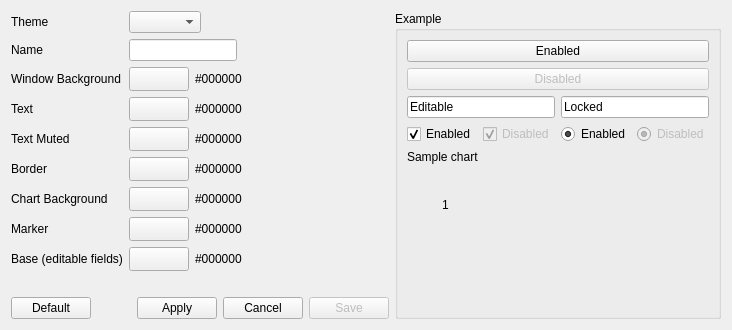
     <widget class="QWidget" name="tabThemes">
      <attribute name="title">
       <string>Themes</string>
      </attribute>
      <layout class="QHBoxLayout" name="horizontalLayout_themes">
       <item>
        <layout class="QVBoxLayout" name="verticalLayout_themesLeft">
         <item>
          <layout class="QFormLayout" name="formLayout_themes">
           <property name="fieldGrowthPolicy">
            <enum>QFormLayout::FieldGrowthPolicy::FieldsStayAtSizeHint</enum>
           </property>
           <item row="0" column="0">
            <widget class="QLabel" name="label_theme">
             <property name="text">
              <string>Theme</string>
             </property>
            </widget>
           </item>
           <item row="0" column="1">
            <widget class="NoScrollComboBox" name="themeComboBox"/>
           </item>
           <item row="1" column="0">
            <widget class="QLabel" name="label_themeName">
             <property name="text">
              <string>Name</string>
             </property>
            </widget>
           </item>
           <item row="1" column="1">
            <widget class="QLineEdit" name="themeNameEdit"/>
           </item>
           <item row="2" column="0">
            <widget class="QLabel" name="label_themeWindowBg">
             <property name="text">
              <string>Window Background</string>
             </property>
            </widget>
           </item>
           <item row="2" column="1">
            <layout class="QHBoxLayout" name="horizontalLayout_themeWindowBg">
             <item>
              <widget class="QToolButton" name="themeWindowBgBtn">
               <property name="minimumSize">
                <size>
                 <width>60</width>
                 <height>24</height>
                </size>
               </property>
               <property name="text">
                <string/>
               </property>
              </widget>
             </item>
             <item>
              <widget class="QLabel" name="themeWindowBgHexLabel">
               <property name="text">
                <string>#000000</string>
               </property>
              </widget>
             </item>
            </layout>
           </item>
           <item row="3" column="0">
            <widget class="QLabel" name="label_themeText">
             <property name="text">
              <string>Text</string>
             </property>
            </widget>
           </item>
           <item row="3" column="1">
            <layout class="QHBoxLayout" name="horizontalLayout_themeText">
             <item>
              <widget class="QToolButton" name="themeTextBtn">
               <property name="minimumSize">
                <size>
                 <width>60</width>
                 <height>24</height>
                </size>
               </property>
               <property name="text">
                <string/>
               </property>
              </widget>
             </item>
             <item>
              <widget class="QLabel" name="themeTextHexLabel">
               <property name="text">
                <string>#000000</string>
               </property>
              </widget>
             </item>
            </layout>
           </item>
           <item row="4" column="0">
            <widget class="QLabel" name="label_themeTextMuted">
             <property name="text">
              <string>Text Muted</string>
             </property>
            </widget>
           </item>
           <item row="4" column="1">
            <layout class="QHBoxLayout" name="horizontalLayout_themeTextMuted">
             <item>
              <widget class="QToolButton" name="themeTextMutedBtn">
               <property name="minimumSize">
                <size>
                 <width>60</width>
                 <height>24</height>
                </size>
               </property>
               <property name="text">
                <string/>
               </property>
              </widget>
             </item>
             <item>
              <widget class="QLabel" name="themeTextMutedHexLabel">
               <property name="text">
                <string>#000000</string>
               </property>
              </widget>
             </item>
            </layout>
           </item>
           <item row="5" column="0">
            <widget class="QLabel" name="label_themeBorder">
             <property name="text">
              <string>Border</string>
             </property>
            </widget>
           </item>
           <item row="5" column="1">
            <layout class="QHBoxLayout" name="horizontalLayout_themeBorder">
             <item>
              <widget class="QToolButton" name="themeBorderBtn">
               <property name="minimumSize">
                <size>
                 <width>60</width>
                 <height>24</height>
                </size>
               </property>
               <property name="text">
                <string/>
               </property>
              </widget>
             </item>
             <item>
              <widget class="QLabel" name="themeBorderHexLabel">
               <property name="text">
                <string>#000000</string>
               </property>
              </widget>
             </item>
            </layout>
           </item>
           <item row="6" column="0">
            <widget class="QLabel" name="label_themeChartBg">
             <property name="text">
              <string>Chart Background</string>
             </property>
            </widget>
           </item>
           <item row="6" column="1">
            <layout class="QHBoxLayout" name="horizontalLayout_themeChartBg">
             <item>
              <widget class="QToolButton" name="themeChartBgBtn">
               <property name="minimumSize">
                <size>
                 <width>60</width>
                 <height>24</height>
                </size>
               </property>
               <property name="text">
                <string/>
               </property>
              </widget>
             </item>
             <item>
              <widget class="QLabel" name="themeChartBgHexLabel">
               <property name="text">
                <string>#000000</string>
               </property>
              </widget>
             </item>
            </layout>
           </item>
           <item row="7" column="0">
            <widget class="QLabel" name="label_themeMarker">
             <property name="text">
              <string>Marker</string>
             </property>
            </widget>
           </item>
           <item row="7" column="1">
            <layout class="QHBoxLayout" name="horizontalLayout_themeMarker">
             <item>
              <widget class="QToolButton" name="themeMarkerBtn">
               <property name="minimumSize">
                <size>
                 <width>60</width>
                 <height>24</height>
                </size>
               </property>
               <property name="text">
                <string/>
               </property>
              </widget>
             </item>
             <item>
              <widget class="QLabel" name="themeMarkerHexLabel">
               <property name="text">
                <string>#000000</string>
               </property>
              </widget>
             </item>
            </layout>
           </item>
           <item row="8" column="0">
            <widget class="QLabel" name="label_themeBase">
             <property name="toolTip">
              <string>Editable field/control fill (QLineEdit/QSpinBox/QComboBox Base).
Was computed from Window Background, now directly-editable.</string>
             </property>
             <property name="text">
              <string>Base (editable fields)</string>
             </property>
            </widget>
           </item>
           <item row="8" column="1">
            <layout class="QHBoxLayout" name="horizontalLayout_themeBase">
             <item>
              <widget class="QToolButton" name="themeBaseBtn">
               <property name="minimumSize">
                <size>
                 <width>60</width>
                 <height>24</height>
                </size>
               </property>
               <property name="text">
                <string/>
               </property>
              </widget>
             </item>
             <item>
              <widget class="QLabel" name="themeBaseHexLabel">
               <property name="text">
                <string>#000000</string>
               </property>
              </widget>
             </item>
            </layout>
           </item>
          </layout>
         </item>
         <item>
          <spacer name="verticalSpacer_themes">
           <property name="orientation">
            <enum>Qt::Orientation::Vertical</enum>
           </property>
           <property name="sizeHint" stdset="0">
            <size>
             <width>20</width>
             <height>20</height>
            </size>
           </property>
          </spacer>
         </item>
         <item>
          <layout class="QHBoxLayout" name="horizontalLayout_themeButtons">
           <item>
            <widget class="QPushButton" name="themeDefaultBtn">
             <property name="text">
              <string>Default</string>
             </property>
            </widget>
           </item>
           <item>
            <spacer name="horizontalSpacer_themeButtons">
             <property name="orientation">
              <enum>Qt::Orientation::Horizontal</enum>
             </property>
             <property name="sizeHint" stdset="0">
              <size>
               <width>40</width>
               <height>20</height>
              </size>
             </property>
            </spacer>
           </item>
           <item>
            <widget class="QPushButton" name="themeApplyBtn">
             <property name="toolTip">
              <string>Make the selected theme the app's active theme now</string>
             </property>
             <property name="text">
              <string>Apply</string>
             </property>
            </widget>
           </item>
           <item>
            <widget class="QPushButton" name="themeCancelBtn">
             <property name="text">
              <string>Cancel</string>
             </property>
            </widget>
           </item>
           <item>
            <widget class="QPushButton" name="themeSaveBtn">
             <property name="enabled">
              <bool>false</bool>
             </property>
             <property name="text">
              <string>Save</string>
             </property>
            </widget>
           </item>
          </layout>
         </item>
        </layout>
       </item>
       <item>
        <widget class="QGroupBox" name="themePreviewGroupBox">
         <property name="title">
          <string>Example</string>
         </property>
         <layout class="QVBoxLayout" name="verticalLayout_themePreview">
          <item>
           <layout class="QVBoxLayout" name="verticalLayout_themePreviewButtons">
            <item>
             <widget class="QPushButton" name="themePreviewEnabledBtn">
              <property name="text">
               <string>Enabled</string>
              </property>
             </widget>
            </item>
            <item>
             <widget class="QPushButton" name="themePreviewDisabledBtn">
              <property name="enabled">
               <bool>false</bool>
              </property>
              <property name="text">
               <string>Disabled</string>
              </property>
             </widget>
            </item>
           </layout>
          </item>
          <item>
           <layout class="QHBoxLayout" name="horizontalLayout_themePreviewLineEdit">
            <item>
             <widget class="QLineEdit" name="themePreviewLineEditEnabled">
              <property name="toolTip">
               <string>Editable field (Base)</string>
              </property>
              <property name="text">
               <string>Editable</string>
              </property>
             </widget>
            </item>
            <item>
             <widget class="QLineEdit" name="themePreviewLineEditLocked">
              <property name="toolTip">
               <string>Locked field (e.g. Settings &gt; Cable's Preset mode)</string>
              </property>
              <property name="text">
               <string>Locked</string>
              </property>
             </widget>
            </item>
           </layout>
          </item>
          <item>
           <layout class="QHBoxLayout" name="horizontalLayout_themePreviewCheckRadio">
            <item>
             <widget class="QCheckBox" name="themePreviewCheckBoxEnabled">
              <property name="text">
               <string>Enabled</string>
              </property>
              <property name="checked">
               <bool>true</bool>
              </property>
             </widget>
            </item>
            <item>
             <widget class="QCheckBox" name="themePreviewCheckBoxDisabled">
              <property name="enabled">
               <bool>false</bool>
              </property>
              <property name="text">
               <string>Disabled</string>
              </property>
              <property name="checked">
               <bool>true</bool>
              </property>
             </widget>
            </item>
            <item>
             <widget class="QRadioButton" name="themePreviewRadioEnabled">
              <property name="text">
               <string>Enabled</string>
              </property>
              <property name="checked">
               <bool>true</bool>
              </property>
              <property name="autoExclusive">
               <bool>false</bool>
              </property>
             </widget>
            </item>
            <item>
             <widget class="QRadioButton" name="themePreviewRadioDisabled">
              <property name="enabled">
               <bool>false</bool>
              </property>
              <property name="text">
               <string>Disabled</string>
              </property>
              <property name="checked">
               <bool>true</bool>
              </property>
              <property name="autoExclusive">
               <bool>false</bool>
              </property>
             </widget>
            </item>
           </layout>
          </item>
          <item>
           <widget class="QLabel" name="themePreviewLabel">
            <property name="text">
             <string>Sample chart</string>
            </property>
           </widget>
          </item>
          <item>
           <widget class="QWidget" name="themePreviewChartWidget" native="true">
            <property name="minimumSize">
             <size>
              <width>70</width>
              <height>70</height>
             </size>
            </property>
            <property name="maximumSize">
             <size>
              <width>70</width>
              <height>70</height>
             </size>
            </property>
            <layout class="QHBoxLayout" name="horizontalLayout_themePreviewChart">
             <property name="topMargin">
              <number>0</number>
             </property>
             <property name="bottomMargin">
              <number>0</number>
             </property>
             <item>
              <spacer name="horizontalSpacer_themePreviewChart1">
               <property name="orientation">
                <enum>Qt::Orientation::Horizontal</enum>
               </property>
               <property name="sizeHint" stdset="0">
                <size>
                 <width>20</width>
                 <height>20</height>
                </size>
               </property>
              </spacer>
             </item>
             <item>
              <widget class="QWidget" name="themePreviewMarkerLine" native="true">
               <property name="sizePolicy">
                <sizepolicy hsizetype="Fixed" vsizetype="Expanding">
                 <horstretch>0</horstretch>
                 <verstretch>0</verstretch>
                </sizepolicy>
               </property>
               <property name="minimumSize">
                <size>
                 <width>1</width>
                 <height>0</height>
                </size>
               </property>
               <property name="maximumSize">
                <size>
                 <width>1</width>
                 <height>16777215</height>
                </size>
               </property>
              </widget>
             </item>
             <item>
              <widget class="QLabel" name="themePreviewMarkerLabel">
               <property name="text">
                <string>1</string>
               </property>
              </widget>
             </item>
             <item>
              <spacer name="horizontalSpacer_themePreviewChart2">
               <property name="orientation">
                <enum>Qt::Orientation::Horizontal</enum>
               </property>
               <property name="sizeHint" stdset="0">
                <size>
                 <width>20</width>
                 <height>20</height>
                </size>
               </property>
              </spacer>
             </item>
            </layout>
           </widget>
          </item>
          <item>
           <spacer name="verticalSpacer_themePreview">
            <property name="orientation">
             <enum>Qt::Orientation::Vertical</enum>
            </property>
            <property name="sizeHint" stdset="0">
             <size>
              <width>20</width>
              <height>20</height>
             </size>
            </property>
           </spacer>
          </item>
         </layout>
        </widget>
       </item>
      </layout>
     </widget>
